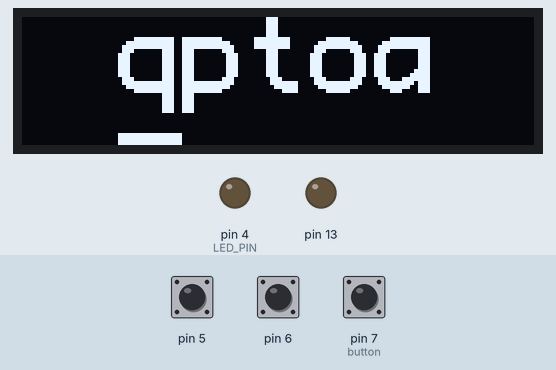
Recording of a program running on a simulated Arduino Nano, built with avr-gcc and run on an emulated ATmega328P. Shown: 128×32 one-colour display, output pins drawn as LEDs (lit = HIGH). Inputs (shaded band) come from the test bench; at power-on: pin 5 HIGH, pin 7 (button) HIGH, pin 6 HIGH. Random numbers use the default seed unless the program sets one; what the program prints to the serial monitor is not drawn.

Above: at 2.2 s.
2.3 s: pin 5 pulled LOW for 0.15 s
At 4.0 s:
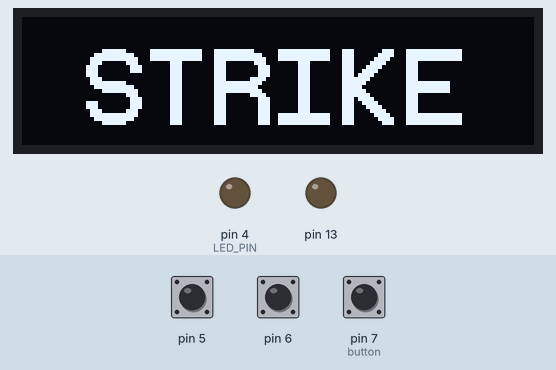
5.4 s: pin 7 (button) pulled LOW for 1 s
At 8.0 s:
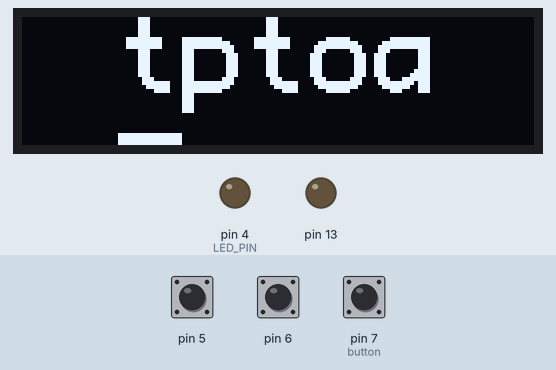
8.3 s: pin 7 (button) pulled LOW for 0.15 s
At 10.0 s:
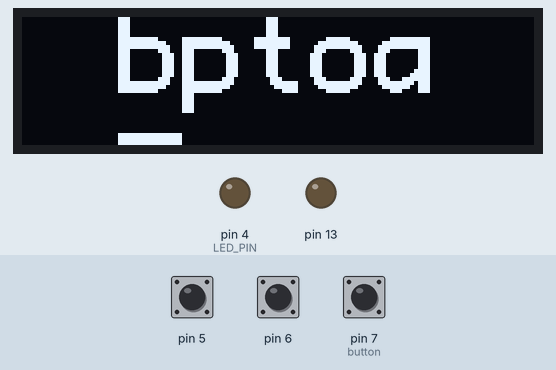
10.3 s: pin 7 (button) pulled LOW for 0.15 s
At 11.8 s:
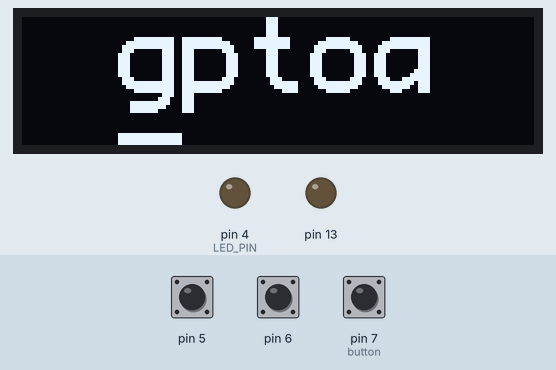
12.3 s: pin 7 (button) pulled LOW for 0.15 s
At 13.3 s:
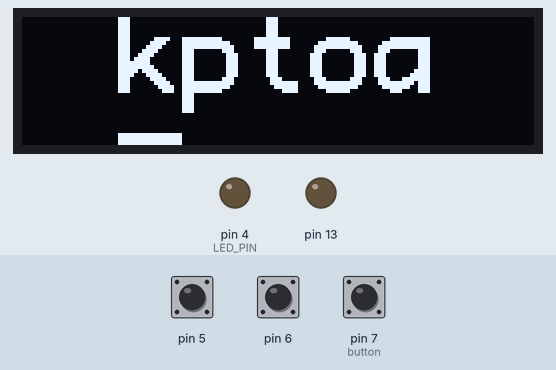
14.3 s: pin 7 (button) pulled LOW for 0.15 s
At 16.0 s:
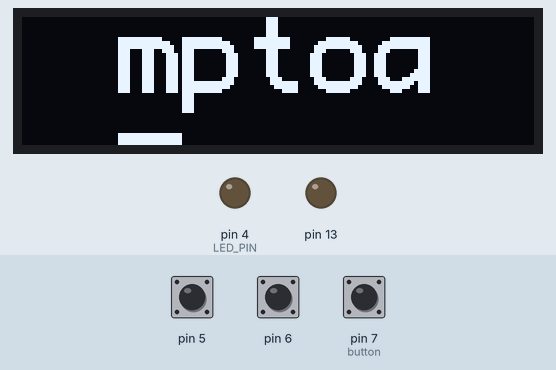
Timing chart, 0 to 17.3 s (numbered marks = the images above; inputs shaded):
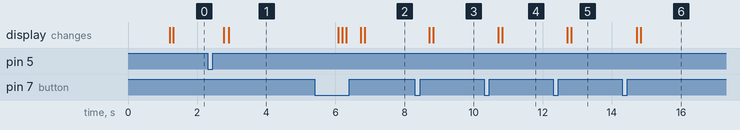

The program:

main.cpp
```cpp
#include <Arduino.h>
#include <passwords.h>
#include <passwords6.h>
#include <U8g2lib.h>
#include <avdweb_Switch.h>

#define debug
#include <debug.h>
#include "game.h"

// ---- forward declarations
void initDisplay();
void initGame();
void updateInput();
void poll();
bool answerCorrect();
void showEffekt(bool solved);

// RGB LED
const uint8_t LED_PIN = 4;
// Game framework
Game game(ModuleTag::PASSWORD, LED_PIN);

U8X8_SSD1306_128X32_UNIVISION_HW_I2C u8x8(/* clock=A5*/ 19, /* data=A4*/ 18);

Switch btsubmit = Switch(5); // submit the worf
Switch bt0 = Switch(6);      // switch the cursor
Switch bt1 = Switch(7);      // scroll through letters

char answer[7];
char alpha0[7];
char alpha1[7];
char alpha2[7];
char alpha3[7];
char alpha4[7];
char alpha5[7];
char input[7];
char curline[7];
byte xo[6];
byte cursor;
bool solved;
byte positions; // the count of possible positions (e.g. number of letters in the password)
bool hard;

void setup()
{
  Serial.begin(115200);
  initDisplay();

  randomSeed(analogRead(0));

  game.init();

  initGame();
}

void initDisplay()
{
  dbgOutLn("init display");
  u8x8.begin();
  // u8x8.setFont(u8x8_font_courB18_2x3_f);
  u8x8.setFont(u8x8_font_profont29_2x3_r);
  u8x8.clearDisplay();
  u8x8.setPowerSave(1);
  delay(1000);
  u8x8.setPowerSave(0);
  u8x8.setFlipMode(1);
}

void initGame()
{
  u8x8.clearDisplay();
  // game.setGameDifficulty(Difficulty::HARD);
  byte wd = random(PWD_COUNT);
  dbgOutLn("init game");
  dbgOut("dif:");
  dbgOut(game.getGameDifficulty());
  dbgOut(" ");
  if (game.isGameDifficulty(Difficulty::HARD))
  {
    dbgOutLn("HARD");
    positions = 6;
    hard = true;
    byte off = wd * 7;
    strcpy_P(answer, (char *)pgm_read_word(&(pwd6[off + 0])));
    strcpy_P(alpha0, (char *)pgm_read_word(&(pwd6[off + 1])));
    strcpy_P(alpha1, (char *)pgm_read_word(&(pwd6[off + 2])));
    strcpy_P(alpha2, (char *)pgm_read_word(&(pwd6[off + 3])));
    strcpy_P(alpha3, (char *)pgm_read_word(&(pwd6[off + 4])));
    strcpy_P(alpha4, (char *)pgm_read_word(&(pwd6[off + 5])));
    strcpy_P(alpha5, (char *)pgm_read_word(&(pwd6[off + 6])));
  }
  else
  {
    dbgOutLn("SIM/MED");
    positions = 5;
    hard = false;
    byte off = wd * 6;
    strcpy_P(answer, (char *)pgm_read_word(&(pwd[off + 0])));
    strcpy_P(alpha0, (char *)pgm_read_word(&(pwd[off + 1])));
    strcpy_P(alpha1, (char *)pgm_read_word(&(pwd[off + 2])));
    strcpy_P(alpha2, (char *)pgm_read_word(&(pwd[off + 3])));
    strcpy_P(alpha3, (char *)pgm_read_word(&(pwd[off + 4])));
    strcpy_P(alpha4, (char *)pgm_read_word(&(pwd[off + 5])));
  }

  for (byte i = 0; i < positions; i++)
    xo[i] = random(5);

  cursor = 0;
  updateInput();

  dbgOutLn(answer);
  dbgOutLn(alpha0);
  dbgOutLn(alpha1);
  dbgOutLn(alpha2);
  dbgOutLn(alpha3);
  dbgOutLn(alpha4);
  if (hard)
    dbgOutLn(alpha5);
  dbgOutLn(input);

  solved = false;

  game.arm();
}

bool changed;
void loop()
{
  poll();
  if (solved)
  {
    return;
  }
  if (game.isState(ModuleState::DISARMED) && !solved)
  {
    solved = true;
    showEffekt(true);
    return;
  }

  if (bt0.singleClick())
  {
    cursor++;
    cursor = cursor % positions;
    changed = true;
  }
  if (bt1.singleClick())
  {
    xo[cursor]++;
    xo[cursor] = xo[cursor] % 6;
    updateInput();
  }
  if (btsubmit.singleClick())
  {
    if (answerCorrect())
    {
      game.setSolved();
      input[0] = '-';
      input[1] = '-';
      input[2] = '-';
      input[3] = '-';
      input[4] = '-';
      input[5] = '-';
      changed = true;
    }
    else
    {
      game.setStrike();
      changed = true;
    }
  }
  if (changed)
  {
    changed = false;
    if (game.isState(ModuleState::STRIKED))
    {
      showEffekt(false);
      for (byte i = 0; i < 60; i++)
      {
        game.poll();
        delay(50);
      }
      u8x8.drawString(2, 1, "       ");
      game.arm();
    }
    if (game.isState(ModuleState::DISARMED))
    {
      showEffekt(true);
    }
    else
    {
      for (byte i = 0; i < positions; i++)
      {
        curline[i] = ' ';
        if (i == cursor)
          curline[i] = '_';
      }
      curline[positions] = 0x00;
      byte idx = 3;
      if (hard)
        idx = 2;

      u8x8.drawString(idx, 1, curline);
      u8x8.drawString(idx, 0, input);
    }

    dbgOutLn(input);
  }
}

void showEffekt(bool solved)
{
  u8x8.drawString(2, 0, "        ");
  if (solved)
  {
    u8x8.drawString(2, 1, "SOLVED");
  }
  else
  {
    u8x8.drawString(2, 1, "STRIKE");
  }
}

void updateInput()
{
  input[0] = alpha0[xo[0]];
  input[1] = alpha1[xo[1]];
  input[2] = alpha2[xo[2]];
  input[3] = alpha3[xo[3]];
  input[4] = alpha4[xo[4]];
  if (hard)
  {
    input[5] = alpha5[xo[5]];
    input[6] = 0x00;
  }
  else
  {
    input[5] = 0x00;
  }

  changed = true;
}

bool answerCorrect()
{
  for (byte i = 0; i < positions; i++)
  {
    if (input[i] != answer[i])
      return false;
  }
  return true;
}

void poll()
{
  game.poll();
  if (game.isNewGameSettings())
  {
    initGame();
  }

  btsubmit.poll();
  bt0.poll();
  bt1.poll();
}
```

passwords.h
```cpp
#include <Arduino.h>

// generated by hi-tane go password utils
const byte PWD_COUNT = 35;
const char wd_00[] PROGMEM = "angst";
const char wd_00_00[] PROGMEM = "abkmnw";
const char wd_00_01[] PROGMEM = "acnosy";
const char wd_00_02[] PROGMEM = "befgot";
const char wd_00_03[] PROGMEM = "elmrsy";
const char wd_00_04[] PROGMEM = "abmost";
const char wd_01[] PROGMEM = "atmen";
const char wd_01_00[] PROGMEM = "abcftz";
const char wd_01_01[] PROGMEM = "cjotuy";
const char wd_01_02[] PROGMEM = "cgmqsu";
const char wd_01_03[] PROGMEM = "cdeimn";
const char wd_01_04[] PROGMEM = "bchnoq";
const char wd_02[] PROGMEM = "beten";
const char wd_02_00[] PROGMEM = "bflqsy";
const char wd_02_01[] PROGMEM = "egikmq";
const char wd_02_02[] PROGMEM = "chkntx";
const char wd_02_03[] PROGMEM = "befhiw";
const char wd_02_04[] PROGMEM = "ghnsvz";
const char wd_03[] PROGMEM = "bombe";
const char wd_03_00[] PROGMEM = "bhmuvy";
const char wd_03_01[] PROGMEM = "moprtu";
const char wd_03_02[] PROGMEM = "acflmq";
const char wd_03_03[] PROGMEM = "abghqy";
const char wd_03_04[] PROGMEM = "ceopqt";
const char wd_04[] PROGMEM = "danke";
const char wd_04_00[] PROGMEM = "bdgjrz";
const char wd_04_01[] PROGMEM = "abghjy";
const char wd_04_02[] PROGMEM = "giknwz";
const char wd_04_03[] PROGMEM = "dknost";
const char wd_04_04[] PROGMEM = "bcejps";
const char wd_05[] PROGMEM = "draht";
const char wd_05_00[] PROGMEM = "dgikpz";
const char wd_05_01[] PROGMEM = "ehjrsz";
const char wd_05_02[] PROGMEM = "aflnrs";
const char wd_05_03[] PROGMEM = "abhmqx";
const char wd_05_04[] PROGMEM = "eortuy";
const char wd_06[] PROGMEM = "dreck";
const char wd_06_00[] PROGMEM = "dhrtuz";
const char wd_06_01[] PROGMEM = "bmorty";
const char wd_06_02[] PROGMEM = "cejkmu";
const char wd_06_03[] PROGMEM = "cglpqv";
const char wd_06_04[] PROGMEM = "cfiktw";
const char wd_07[] PROGMEM = "druck";
const char wd_07_00[] PROGMEM = "dijkoq";
const char wd_07_01[] PROGMEM = "ajlorv";
const char wd_07_02[] PROGMEM = "fmptux";
const char wd_07_03[] PROGMEM = "cjmopy";
const char wd_07_04[] PROGMEM = "cgkltx";
const char wd_08[] PROGMEM = "farbe";
const char wd_08_00[] PROGMEM = "efgpqr";
const char wd_08_01[] PROGMEM = "afgkmo";
const char wd_08_02[] PROGMEM = "imorxy";
const char wd_08_03[] PROGMEM = "bfrsvy";
const char wd_08_04[] PROGMEM = "ehikmz";
const char wd_09[] PROGMEM = "fehlt";
const char wd_09_00[] PROGMEM = "efinwz";
const char wd_09_01[] PROGMEM = "emqvwx";
const char wd_09_02[] PROGMEM = "abfhkq";
const char wd_09_03[] PROGMEM = "bfloxz";
const char wd_09_04[] PROGMEM = "cdhkrt";
const char wd_10[] PROGMEM = "ferse";
const char wd_10_00[] PROGMEM = "cdfjln";
const char wd_10_01[] PROGMEM = "abemop";
const char wd_10_02[] PROGMEM = "ijkrtx";
const char wd_10_03[] PROGMEM = "fhimsx";
const char wd_10_04[] PROGMEM = "cefhlt";
const char wd_11[] PROGMEM = "kabel";
const char wd_11_00[] PROGMEM = "aekqwx";
const char wd_11_01[] PROGMEM = "acimnu";
const char wd_11_02[] PROGMEM = "bjloxz";
const char wd_11_03[] PROGMEM = "aemrvw";
const char wd_11_04[] PROGMEM = "efhlox";
const char wd_12[] PROGMEM = "knall";
const char wd_12_00[] PROGMEM = "gjkrtu";
const char wd_12_01[] PROGMEM = "dglnvz";
const char wd_12_02[] PROGMEM = "aekopu";
const char wd_12_03[] PROGMEM = "bdklmy";
const char wd_12_04[] PROGMEM = "hlnpvx";
const char wd_13[] PROGMEM = "knapp";
const char wd_13_00[] PROGMEM = "dhkmsv";
const char wd_13_01[] PROGMEM = "ghnwxy";
const char wd_13_02[] PROGMEM = "agmtyz";
const char wd_13_03[] PROGMEM = "ginprt";
const char wd_13_04[] PROGMEM = "bhmpqr";
const char wd_14[] PROGMEM = "knopf";
const char wd_14_00[] PROGMEM = "bgkmqt";
const char wd_14_01[] PROGMEM = "ceinpy";
const char wd_14_02[] PROGMEM = "moqtuw";
const char wd_14_03[] PROGMEM = "hopqtx";
const char wd_14_04[] PROGMEM = "aflmux";
const char wd_15[] PROGMEM = "leere";
const char wd_15_00[] PROGMEM = "aefluy";
const char wd_15_01[] PROGMEM = "efmorx";
const char wd_15_02[] PROGMEM = "eflpqu";
const char wd_15_03[] PROGMEM = "cdkpru";
const char wd_15_04[] PROGMEM = "ceoqrw";
const char wd_16[] PROGMEM = "legal";
const char wd_16_00[] PROGMEM = "cdelor";
const char wd_16_01[] PROGMEM = "eiopqz";
const char wd_16_02[] PROGMEM = "gjkqxz";
const char wd_16_03[] PROGMEM = "ahjtux";
const char wd_16_04[] PROGMEM = "clrswx";
const char wd_17[] PROGMEM = "lehre";
const char wd_17_00[] PROGMEM = "begltu";
const char wd_17_01[] PROGMEM = "efhlmv";
const char wd_17_02[] PROGMEM = "hkpqsz";
const char wd_17_03[] PROGMEM = "dorvwx";
const char wd_17_04[] PROGMEM = "cehkqt";
const char wd_18[] PROGMEM = "mathe";
const char wd_18_00[] PROGMEM = "mpqtuy";
const char wd_18_01[] PROGMEM = "agkoru";
const char wd_18_02[] PROGMEM = "gimrtu";
const char wd_18_03[] PROGMEM = "ghjtwx";
const char wd_18_04[] PROGMEM = "befqrs";
const char wd_19[] PROGMEM = "matte";
const char wd_19_00[] PROGMEM = "gmopvw";
const char wd_19_01[] PROGMEM = "adfjkn";
const char wd_19_02[] PROGMEM = "fkqtvw";
const char wd_19_03[] PROGMEM = "adgopt";
const char wd_19_04[] PROGMEM = "eglpux";
const char wd_20[] PROGMEM = "panik";
const char wd_20_00[] PROGMEM = "efptwz";
const char wd_20_01[] PROGMEM = "adhijq";
const char wd_20_02[] PROGMEM = "dgnopz";
const char wd_20_03[] PROGMEM = "aeitux";
const char wd_20_04[] PROGMEM = "cfknoy";
const char wd_21[] PROGMEM = "pieps";
const char wd_21_00[] PROGMEM = "bfkmps";
const char wd_21_01[] PROGMEM = "abfikp";
const char wd_21_02[] PROGMEM = "bdekoq";
const char wd_21_03[] PROGMEM = "efinpu";
const char wd_21_04[] PROGMEM = "bgjosx";
const char wd_22[] PROGMEM = "rauch";
const char wd_22_00[] PROGMEM = "aepqrs";
const char wd_22_01[] PROGMEM = "acdjnr";
const char wd_22_02[] PROGMEM = "chluvx";
const char wd_22_03[] PROGMEM = "cgjnsz";
const char wd_22_04[] PROGMEM = "ghjlrt";
const char wd_23[] PROGMEM = "ruhig";
const char wd_23_00[] PROGMEM = "adiory";
const char wd_23_01[] PROGMEM = "efuwxz";
const char wd_23_02[] PROGMEM = "dhjluw";
const char wd_23_03[] PROGMEM = "deimxz";
const char wd_23_04[] PROGMEM = "cgklxy";
const char wd_24[] PROGMEM = "saite";
const char wd_24_00[] PROGMEM = "gklmps";
const char wd_24_01[] PROGMEM = "aklotz";
const char wd_24_02[] PROGMEM = "cilqyz";
const char wd_24_03[] PROGMEM = "dfotvy";
const char wd_24_04[] PROGMEM = "bdejsx";
const char wd_25[] PROGMEM = "sehne";
const char wd_25_00[] PROGMEM = "mnqrsy";
const char wd_25_01[] PROGMEM = "ceklmx";
const char wd_25_02[] PROGMEM = "bhjkps";
const char wd_25_03[] PROGMEM = "ejkmnz";
const char wd_25_04[] PROGMEM = "defkos";
const char wd_26[] PROGMEM = "seite";
const char wd_26_00[] PROGMEM = "dprstx";
const char wd_26_01[] PROGMEM = "bdefor";
const char wd_26_02[] PROGMEM = "aikpqt";
const char wd_26_03[] PROGMEM = "fqtuwy";
const char wd_26_04[] PROGMEM = "beikqt";
const char wd_27[] PROGMEM = "sende";
const char wd_27_00[] PROGMEM = "dilrsu";
const char wd_27_01[] PROGMEM = "ejlotz";
const char wd_27_02[] PROGMEM = "bcjnrx";
const char wd_27_03[] PROGMEM = "bdlmrx";
const char wd_27_04[] PROGMEM = "aeiouw";
const char wd_28[] PROGMEM = "strom";
const char wd_28_00[] PROGMEM = "eosuwz";
const char wd_28_01[] PROGMEM = "jkprtw";
const char wd_28_02[] PROGMEM = "gmoprs";
const char wd_28_03[] PROGMEM = "inoptz";
const char wd_28_04[] PROGMEM = "amntxy";
const char wd_29[] PROGMEM = "super";
const char wd_29_00[] PROGMEM = "bgjmsy";
const char wd_29_01[] PROGMEM = "chtuvz";
const char wd_29_02[] PROGMEM = "cjlpqt";
const char wd_29_03[] PROGMEM = "ehlpxz";
const char wd_29_04[] PROGMEM = "mnorst";
const char wd_30[] PROGMEM = "timer";
const char wd_30_00[] PROGMEM = "chijot";
const char wd_30_01[] PROGMEM = "acijps";
const char wd_30_02[] PROGMEM = "bdflmo";
const char wd_30_03[] PROGMEM = "deknxy";
const char wd_30_04[] PROGMEM = "ehoqrs";
const char wd_31[] PROGMEM = "unter";
const char wd_31_00[] PROGMEM = "acdkuy";
const char wd_31_01[] PROGMEM = "hijkmn";
const char wd_31_02[] PROGMEM = "dklptw";
const char wd_31_03[] PROGMEM = "defqwz";
const char wd_31_04[] PROGMEM = "bcfgrs";
const char wd_32[] PROGMEM = "verse";
const char wd_32_00[] PROGMEM = "bhqvxz";
const char wd_32_01[] PROGMEM = "dehtvw";
const char wd_32_02[] PROGMEM = "hkmrtz";
const char wd_32_03[] PROGMEM = "gnstwx";
const char wd_32_04[] PROGMEM = "adefpz";
const char wd_33[] PROGMEM = "warte";
const char wd_33_00[] PROGMEM = "gloswy";
const char wd_33_01[] PROGMEM = "afoqsy";
const char wd_33_02[] PROGMEM = "ajrsxz";
const char wd_33_03[] PROGMEM = "chjptz";
const char wd_33_04[] PROGMEM = "egjlsv";
const char wd_34[] PROGMEM = "zange";
const char wd_34_00[] PROGMEM = "ckluxz";
const char wd_34_01[] PROGMEM = "ahmort";
const char wd_34_02[] PROGMEM = "cnqrtw";
const char wd_34_03[] PROGMEM = "agrwyz";
const char wd_34_04[] PROGMEM = "euvxyz";

PGM_P const pwd[] PROGMEM = {  wd_00, wd_00_00, wd_00_01, wd_00_02, wd_00_03, wd_00_04,
  wd_01, wd_01_00, wd_01_01, wd_01_02, wd_01_03, wd_01_04,
  wd_02, wd_02_00, wd_02_01, wd_02_02, wd_02_03, wd_02_04,
  wd_03, wd_03_00, wd_03_01, wd_03_02, wd_03_03, wd_03_04,
  wd_04, wd_04_00, wd_04_01, wd_04_02, wd_04_03, wd_04_04,
  wd_05, wd_05_00, wd_05_01, wd_05_02, wd_05_03, wd_05_04,
  wd_06, wd_06_00, wd_06_01, wd_06_02, wd_06_03, wd_06_04,
  wd_07, wd_07_00, wd_07_01, wd_07_02, wd_07_03, wd_07_04,
  wd_08, wd_08_00, wd_08_01, wd_08_02, wd_08_03, wd_08_04,
  wd_09, wd_09_00, wd_09_01, wd_09_02, wd_09_03, wd_09_04,
  wd_10, wd_10_00, wd_10_01, wd_10_02, wd_10_03, wd_10_04,
  wd_11, wd_11_00, wd_11_01, wd_11_02, wd_11_03, wd_11_04,
  wd_12, wd_12_00, wd_12_01, wd_12_02, wd_12_03, wd_12_04,
  wd_13, wd_13_00, wd_13_01, wd_13_02, wd_13_03, wd_13_04,
  wd_14, wd_14_00, wd_14_01, wd_14_02, wd_14_03, wd_14_04,
  wd_15, wd_15_00, wd_15_01, wd_15_02, wd_15_03, wd_15_04,
  wd_16, wd_16_00, wd_16_01, wd_16_02, wd_16_03, wd_16_04,
  wd_17, wd_17_00, wd_17_01, wd_17_02, wd_17_03, wd_17_04,
  wd_18, wd_18_00, wd_18_01, wd_18_02, wd_18_03, wd_18_04,
  wd_19, wd_19_00, wd_19_01, wd_19_02, wd_19_03, wd_19_04,
  wd_20, wd_20_00, wd_20_01, wd_20_02, wd_20_03, wd_20_04,
  wd_21, wd_21_00, wd_21_01, wd_21_02, wd_21_03, wd_21_04,
  wd_22, wd_22_00, wd_22_01, wd_22_02, wd_22_03, wd_22_04,
  wd_23, wd_23_00, wd_23_01, wd_23_02, wd_23_03, wd_23_04,
  wd_24, wd_24_00, wd_24_01, wd_24_02, wd_24_03, wd_24_04,
  wd_25, wd_25_00, wd_25_01, wd_25_02, wd_25_03, wd_25_04,
  wd_26, wd_26_00, wd_26_01, wd_26_02, wd_26_03, wd_26_04,
  wd_27, wd_27_00, wd_27_01, wd_27_02, wd_27_03, wd_27_04,
  wd_28, wd_28_00, wd_28_01, wd_28_02, wd_28_03, wd_28_04,
  wd_29, wd_29_00, wd_29_01, wd_29_02, wd_29_03, wd_29_04,
  wd_30, wd_30_00, wd_30_01, wd_30_02, wd_30_03, wd_30_04,
  wd_31, wd_31_00, wd_31_01, wd_31_02, wd_31_03, wd_31_04,
  wd_32, wd_32_00, wd_32_01, wd_32_02, wd_32_03, wd_32_04,
  wd_33, wd_33_00, wd_33_01, wd_33_02, wd_33_03, wd_33_04,
  wd_34, wd_34_00, wd_34_01, wd_34_02, wd_34_03, wd_34_04
};
```

Source omitted: passwords6.h (13266 bytes)

Measured:
- after the input at 2.3 s, the display: first changes after 0.48 s (image 1 shows a later state)
- after the input at 8.3 s, the display: first changes after 0.41 s (image 3 shows a later state)
- after the input at 10.3 s, the display: first changes after 0.41 s (image 4 shows a later state)
- after the input at 12.3 s, the display: first changes after 0.41 s (image 5 shows a later state)
- after the input at 14.3 s, the display: first changes after 0.41 s (image 6 shows a later state)
